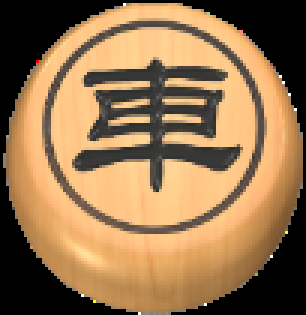
#> input picture pieces/black_ju.png, 102 x 105 px, found by its file name (shown 3 times larger); its folder holds 4 pictures in this run
$ python jqnet_data.py
#> lines starting #> are read from the running program, lines starting #| are printed output that depends on the picture
# -*- coding: utf-8 -*-
"""
jqnet_data.py —— JieqiLatticeNet 的训练数据管线

数据集沿用 detect/synthetic_dataset（YOLO 风格标注，18 类），额外做两件事：

1. **棋盘外棋子在线增强**：合成数据集只把棋子摆在线交叉点上，而真实对局里被吃掉的
   子摆在棋盘外、而且比棋盘内的子小（实测 test2 里棋盘内子 92px、棋盘外的子 53px，
   比例 0.58）。所以训练时按 cell 尺寸的 0.30~0.80 随机把棋子贴到棋盘外的位置，
   顺便给目标头造标签。这样目标头不需要知道「被吃子区」长什么样也能work。

2. **ROI 裁剪增强**：真实运行时 DetectWorker 会把画面裁到「棋盘+被吃子区」再送网络，
   所以训练时也模拟这种裁剪，随机留 0.4~4 格的边距。

标注约定（与 jqnet_model 一致）：
    lattice      (x1,y1,x2,y2) 归一化到 letterbox 画布 [0,1]
    cell_cls     [90]  0=空，1..16=棋子，17=白圈提示（按 data.yaml 的 id）
    obj_*        stride 4 的 CenterNet 热力图 / 偏移
"""

from __future__ import annotations

import math
import os
import random

import cv2
import numpy as np
import torch
from torch.utils.data import Dataset

ROWS, COLS = 10, 9
NCELL = ROWS * COLS
NCLS = 18
NOBJ = 1        # 棋盘外只判「有子/没子」
OBJ_STRIDE = 4

PIECE_NAMES = {
    1: "black_ju", 2: "black_ma", 3: "black_xiang", 4: "black_shi",
    5: "black_shuai", 6: "black_pao", 7: "black_bing", 8: "black_an",
    9: "red_ju", 10: "red_ma", 11: "red_xiang", 12: "red_shi",
    13: "red_shuai", 14: "red_pao", 15: "red_bing", 16: "red_an",
}


# --------------------------------------------------------------------------
# 标签
# --------------------------------------------------------------------------

class Sample:
    __slots__ = ("img_path", "grid", "box", "objs")

    # [55 lines left out: functions __init__, parse_label, assign_grid, not called in this run]


# --------------------------------------------------------------------------
# 棋子素材（在线贴图用）
# --------------------------------------------------------------------------

class SpriteBank:
    def __init__(self, pieces_dir):
#> called with pieces_dir = 'detect/pieces'
        self.items = {}   # cls -> (rgb float32 HxWx3, alpha float32 HxWx1)
        for cid, name in PIECE_NAMES.items():
            p = os.path.join(pieces_dir, name + ".png")
            img = cv2.imread(p, cv2.IMREAD_UNCHANGED)
#> img is the input picture: shape (105, 102, 4); mean B, G, R, A 79.5, 116.7, 149.9, 188.8
            if img is None:
                continue
            if img.ndim == 2:                       # 调色板/灰度 PNG
                bgr = cv2.cvtColor(img, cv2.COLOR_GRAY2BGR)
                bgr = bgr.astype(np.float32)
                a = np.ones(img.shape[:2], np.float32)
                self.items[cid] = (bgr, a)
                continue
            if img.shape[2] == 3:
                img = np.dstack([img, np.full(img.shape[:2], 255, np.uint8)])
            bgr = img[:, :, :3].astype(np.float32)
            a = img[:, :, 3].astype(np.float32) / 255.0
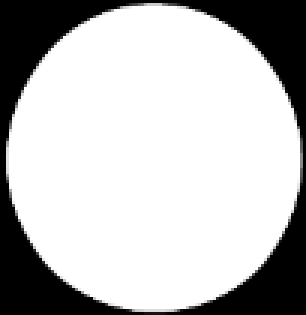
#> a: shape (105, 102) float32 (shown 3 times larger); min 0, max 1, mean 0.741
            self.items[cid] = (bgr, a)
        self.hint = None
        hp = os.path.join(pieces_dir, "white_point.png")
        if os.path.exists(hp):
            try:
                from PIL import Image
                im = Image.open(hp).convert("RGBA")
                arr = np.asarray(im)
                self.hint = (arr[:, :, [2, 1, 0]].astype(np.float32),
                             arr[:, :, 3].astype(np.float32) / 255.0)
            except Exception:
                self.hint = None

    def classes(self):
        return sorted(self.items)


# [30 lines left out: function paste_sprite, not called in this run]


# --------------------------------------------------------------------------
# 数据集
# --------------------------------------------------------------------------

class JieqiDataset(Dataset):
    def __init__(self, root, split="train", input_size=640, train=True,
                 sprite_bank=None, tray_max=8, seed=0, obj_stride=OBJ_STRIDE):
        self.root = root
        self.split = split
        self.input_size = input_size
        self.train = train
        self.bank = sprite_bank
        self.tray_max = tray_max
        self.obj_stride = int(obj_stride)   # 必须和模型 cfg.obj_stride 一致
        self.rng = random.Random(seed)
        img_dir = os.path.join(root, "images", split)
        lab_dir = os.path.join(root, "labels", split)
        self.items = []
#> (the run stopped early here; a loop or call above may not have finished)
